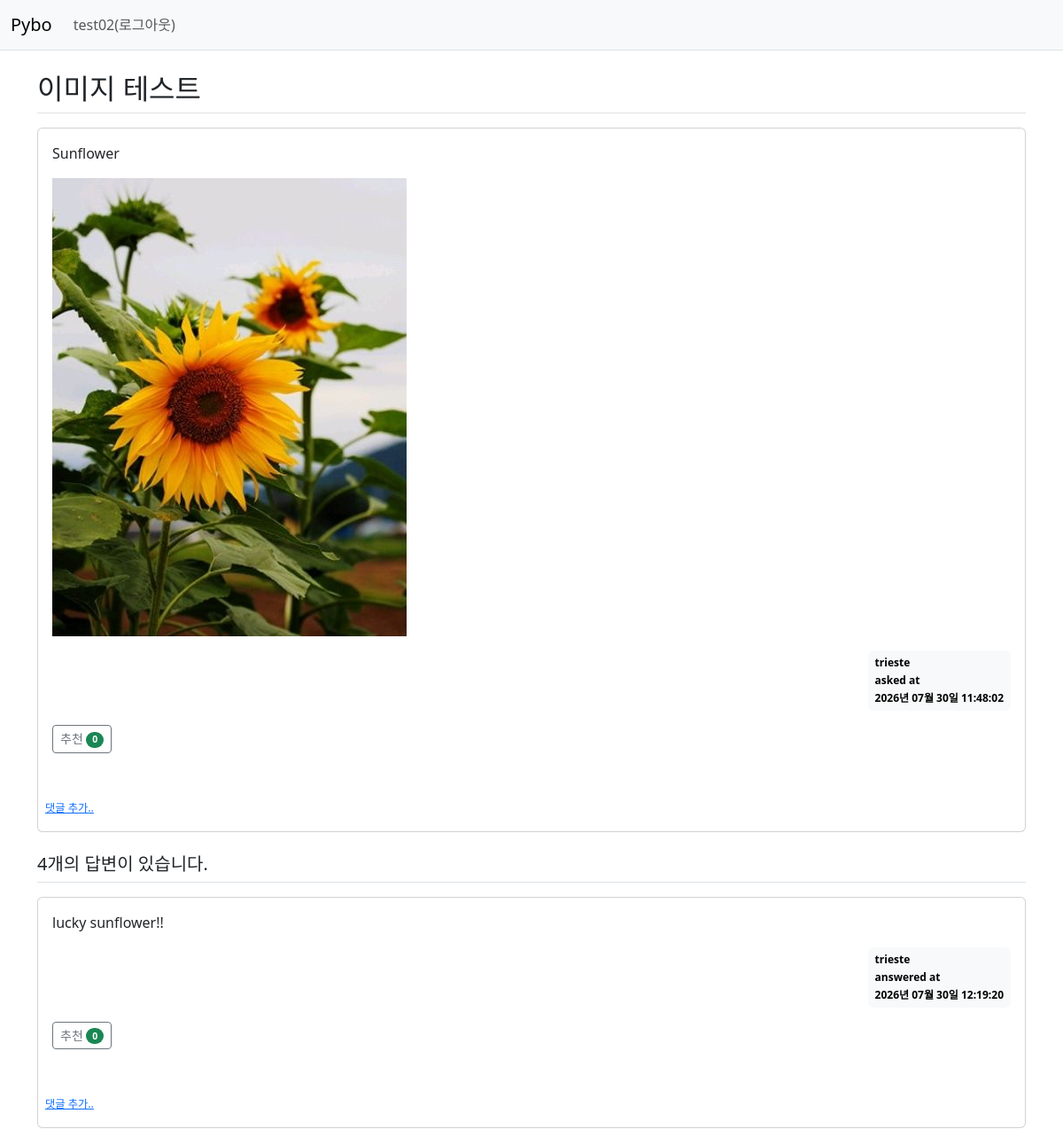
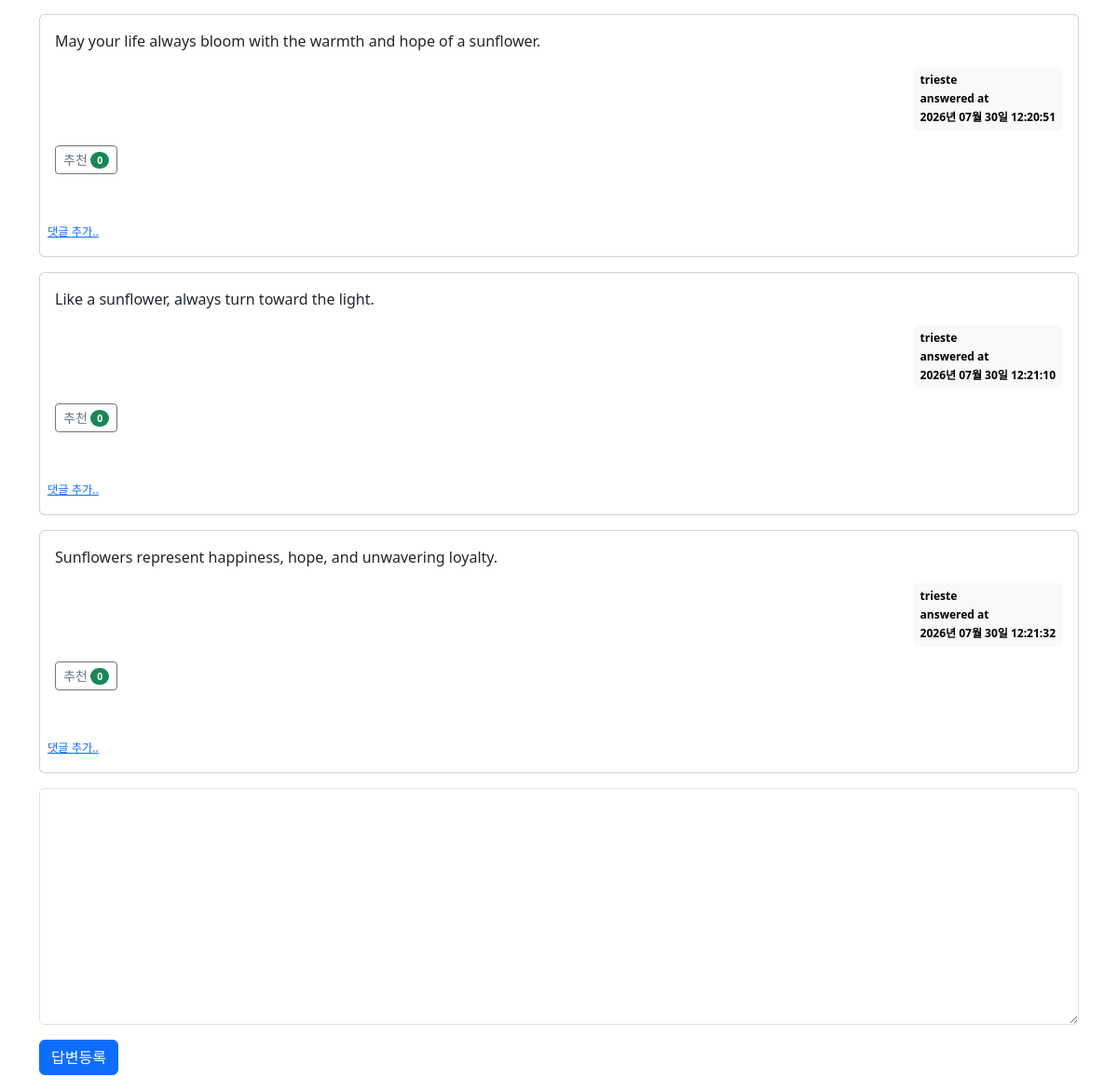
The app's page /question/detail/911 (signed in) with its own data (2 pictures, top to bottom).
### pybo/models.py (models this page shows)
class User(db.Model):
    id = db.Column(db.Integer, primary_key=True)
    username = db.Column(db.String(150), unique=True, nullable=False)
    password = db.Column(db.String(200), nullable=False)
    email = db.Column(db.String(120), unique=True, nullable=False)

class Question(db.Model):
    id = db.Column(db.Integer, primary_key=True) # id를 주면 이것이 기본키가 된다는 의미
    subject = db.Column(db.String(200), nullable=False) # nullable=False는 값이 꼭들어가야한다는 의미, 200자까지 작성가능
    content = db.Column(db.Text(), nullable=False)
    create_date = db.Column(db.DateTime(), nullable=False) # 작성 일자
    image_path = db.Column(db.String(200), nullable=True)
    user_id = db.Column(db.Integer, db.ForeignKey('user.id', ondelete='CASCADE'), nullable=False)
    user = db.relationship('User', backref=db.backref('question_set'))
    voter = db.relationship(
        'User',                         # 추천한 사용자(User) 모델과 연결
        secondary=question_voter,       # 다대다 관계를 위한 중간 테이블(question_voter) 사용
        backref=db.backref('quesiton_voter_set',    # User 객체에서 추천한 질문 목록을 조회하는 속성
                           lazy='dynamic'           # 실제 조회 시점에 SQL을 실행하여 Query 객체를 반환
                           ))

class Answer(db.Model):
    id = db.Column(db.Integer, primary_key=True)
    question_id = db.Column(db.Integer, db.ForeignKey('question.id', ondelete='CASCADE')) # Question이 지워지면 Answer도 delete하라. Answer는 Question과 같은 번호를 가지고 있어야함.
    question = db.relationship('Question', backref=db.backref('answer_set', cascade='all, delete-orphan'))
    content = db.Column(db.Text(), nullable=False)
    create_date = db.Column(db.DateTime(), nullable=False)
    user_id = db.Column(db.Integer, db.ForeignKey('user.id', ondelete='CASCADE'), nullable=False)
    user = db.relationship('User', backref=db.backref('answer_set'))
    voter = db.relationship('User', secondary=answer_voter,
                            backref=db.backref('answer_voter_set', lazy='dynamic'))

### pybo/views/question_views.py (the view)
@bp.route('/detail/<int:question_id>')
def detail(question_id):
    form = AnswerForm()    # 상세 조회 라우터 내부에서 빈 답변 폼 생성
    question = Question.query.get_or_404(question_id)
    return render_template('question/question_detail.html', question=question, form=form)

### pybo/forms.py
class AnswerForm(FlaskForm):
    content = TextAreaField('내용', validators=[DataRequired('내용은 필수 입력 항목입니다.')])

### pybo/filter.py (called while the page is built)
def format_datetime(value, fmt='%Y년 %m월 %d일 %H:%M:%S'):
    return value.strftime(fmt)

### pybo/views/auth_views.py (called while the page is built)
@bp.before_app_request
def load_loaded_in_user():
    user_id = session.get('user_id')
    if user_id is None:
        g.user = None
    else:
        g.user = User.query.get(user_id)

### pybo/templates/question/question_detail.html (shortened to what this page needs)
{% extends 'base.html' %}
{% block content %}
<div class="container my-3">
    <h2 class="border-bottom py-2">{{ question.subject }}</h2>
    <div class="card my-3">
        <div class="card-body">
            <div class="card-text">{{ question.content | trim | markdown }}</div>
            {% if question.image_path %}
            <div class="my-3">
                <img src="{{ url_for('static', filename=question.image_path)}}" alt="첨부 이미지"
                style="max-width: 100%; height: auto;" class="img-thumnail">
            </div>
            {% endif %}
            <div class="d-flex justify-content-end">
                <div class="badge text-bg-light p-2 text-start">
                    <div class="mb-2">
                        {{ question.user.username }}
                    </div>
                    <div class="mb-2">asked at</div>
                    <div>{{ question.create_date | datetime }}</div>
                </div>
            </div>
            <div class="my-3">
                <a href="javascript:void(0)" data-uri="{{ url_for('question.vote', question_id=question.id) }}"
                    class="recommend btn btn-sm btn-outline-secondary">추천
                    <span class="badge rounded-pill bg-success">{{ question.voter | length }}</span>
                </a>
            </div>
        </div>
        <div class="card-body ps-2">
            <div>
                {% if g.user %}
                <a href="{{ url_for('comment.create_question', question_id=question.id) }}" class="small"><small>댓글
                        추가..</small></a>
                {% else %}
                <small class="text-muted">댓글을 작성하려면 로그인하세요.</small>
                {% endif %}
            </div>
        </div>
    </div>
    <h5 class="border-bottom my-3 py-2">{{ question.answer_set | length }}개의 답변이 있습니다.</h5>
    {% for answer in question.answer_set %}
    <div class="card my-3">
        <div class="card-body">
            <div class="card-text">{{ answer.content | trim | markdown }}</div>
            <div class="d-flex justify-content-end">
                <div class="badge text-bg-light p-2 text-start">
                    <div class="mb-2">{{ answer.user.username }}</div>
                    <div class="mb-2">answered at</div>
                    <div>{{ answer.create_date | datetime }}</div>
                </div>
            </div>
            <div class="my-3">
                <a href="javascript:void(0)" data-uri="{{ url_for('answer.vote', answer_id=answer.id) }}"
                    class="recommend btn btn-sm btn-outline-secondary">추천
                    <span class="badge rounded-pill bg-success">{{ answer.voter | length }}</span>
                </a>
            </div>
        </div>
        <div class="card-body ps-2">
            <div>
                <a href="{{ url_for('comment.create_answer', answer_id=answer.id) }}" class="small"><small>댓글
                        추가..</small></a>
            </div>
        </div>
    </div>
    {% endfor %}
    <form action="{{ url_for('answer.create', question_id=question.id) }}" method="post" class="my-3">
        <div class="mb-3">
            <textarea name="content" id="content" rows="10" class="form-control" ></textarea>
        </div>
        <input type="submit" value="답변등록" class="btn btn-primary">
    </form>
</div>
{% endblock %}

### pybo/templates/navbar.html (shortened to what this page needs)
<nav class="navbar navbar-expand-lg navbar-right bg-light border-bottom">
    <div class="container-fluid">
        <a class="navbar-brand" href="{{ url_for('main.index') }}">Pybo</a>
        <div class="collapse navbar-collapse" id="navbarNav">
            <ul class="navbar-nav">
                {% if g.user %}
                <li class="nav-item">
                    <a class="nav-link" href="{{ url_for('auth.logout') }}">{{ g.user.username }}(로그아웃)</a>
                </li>
                {% endif %}
            </ul>
        </div>
    </div>
</nav>

### records on screen
User: user.username "test02"
Question: subject "이미지 테스트", content "Sunflower", image_path (picture), create_date "2026년 07월 30일 11:48:02"
User: user.username "trieste"
Answer: content "lucky sunflower!!", user.username "trieste", create_date "2026년 07월 30일 12:19:20", voter|length "0"
Answer: content "May your life always bloom with the warmth and hope of a sunflower.", user.username "trieste", create_date "2026년 07월 30일 12:20:51", voter|length "0"
Answer: content "Like a sunflower, always turn toward the light.", user.username "trieste", create_date "2026년 07월 30일 12:21:10", voter|length "0"
Answer: content "Sunflowers represent happiness, hope, and unwavering loyalty.", user.username "trieste", create_date "2026년 07월 30일 12:21:32", voter|length "0"

### other values on screen
{{ question.voter | length }} "0"
{{ question.answer_set | length }} "4"
